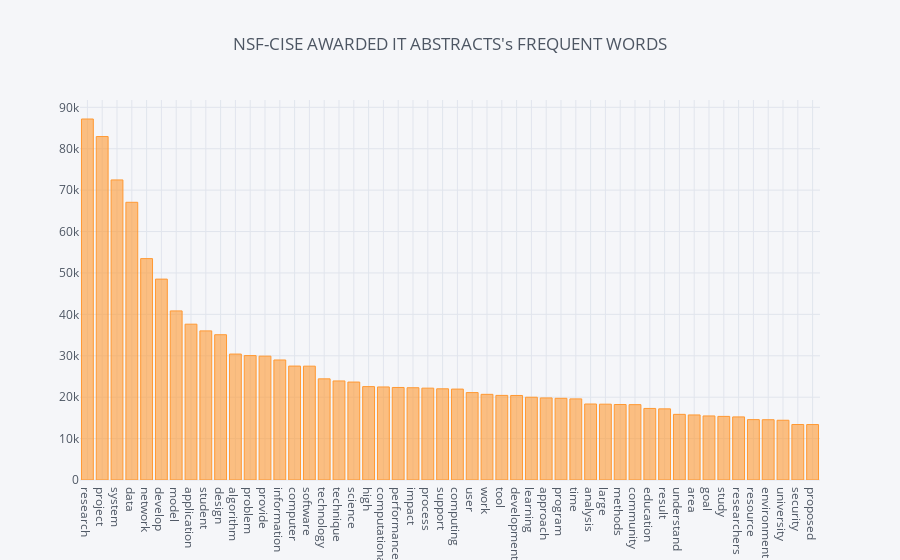

This figure's notebook cell:
### Markdown cell above
# Create iPlot Bar Chart

### Code cell
Data_Frame[:50].iplot( kind="bar", x='Words', title="NSF-CISE AWARDED IT ABSTRACTS's FREQUENT WORDS")

### Figure 1 — Plotly figure (JSON) as saved in the notebook; plotly's stock layout.template omitted (floating-point values rounded to 4 significant figures)
{"data": [{"marker": {"color": "rgba(255, 153, 51, 0.6)", "line": {"color": "rgba(255, 153, 51, 1.0)", "width": 1}}, "name": "Frequency", "orientation": "v", "text": "", "type": "bar", "uid": "0ad7611a-3514-4cb2-80c8-faadecdbd87a", "x": ["research", "project", "system", "data", "network", "develop", "model", "application", "student", "design", "algorithm", "problem", "provide", "information", "computer", "software", "technology", "technique", "science", "high", "computational", "performance", "impact", "process", "support", "computing", "user", "work", "tool", "development", "learning", "approach", "program", "time", "analysis", "large", "methods", "community", "education", "result", "understand", "area", "goal", "study", "researchers", "resource", "environment", "university", "security", "proposed"], "y": [87183, 82947, 72468, 67068, 53466, 48515, 40837, 37630, 36011, 35085, 30418, 30047, 29910, 28985, 27515, 27491, 24429, 23921, 23653, 22552, 22470, 22343, 22287, 22181, 22023, 21956, 21113, 20687, 20432, 20413, 19990, 19820, 19728, 19591, 18355, 18310, 18234, 18198, 17282, 17178, 15854, 15710, 15466, 15360, 15235, 14585, 14557, 14433, 13404, 13393]}], "layout": {"legend": {"bgcolor": "#F5F6F9", "font": {"color": "#4D5663"}}, "paper_bgcolor": "#F5F6F9", "plot_bgcolor": "#F5F6F9", "title": {"font": {"color": "#4D5663"}, "text": "NSF-CISE AWARDED IT ABSTRACTS's FREQUENT WORDS"}, "xaxis": {"gridcolor": "#E1E5ED", "showgrid": true, "tickfont": {"color": "#4D5663"}, "title": {"font": {"color": "#4D5663"}, "text": ""}, "zerolinecolor": "#E1E5ED"}, "yaxis": {"gridcolor": "#E1E5ED", "showgrid": true, "tickfont": {"color": "#4D5663"}, "title": {"font": {"color": "#4D5663"}, "text": ""}, "zerolinecolor": "#E1E5ED"}}}
